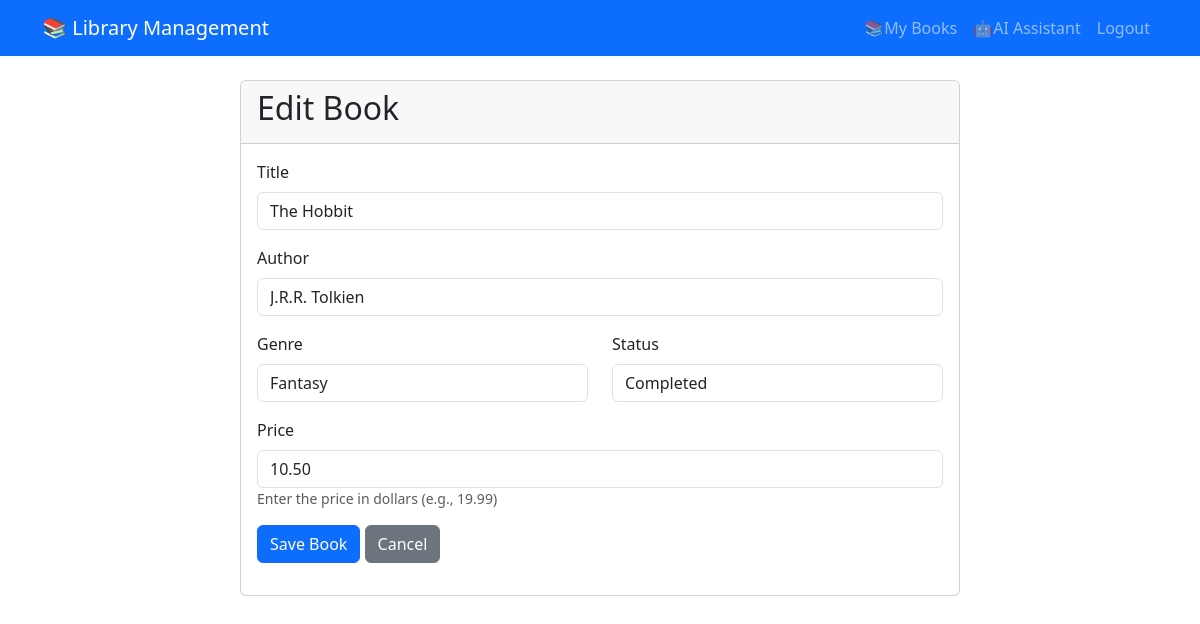
The app's page /book/3/edit (signed in), older data.
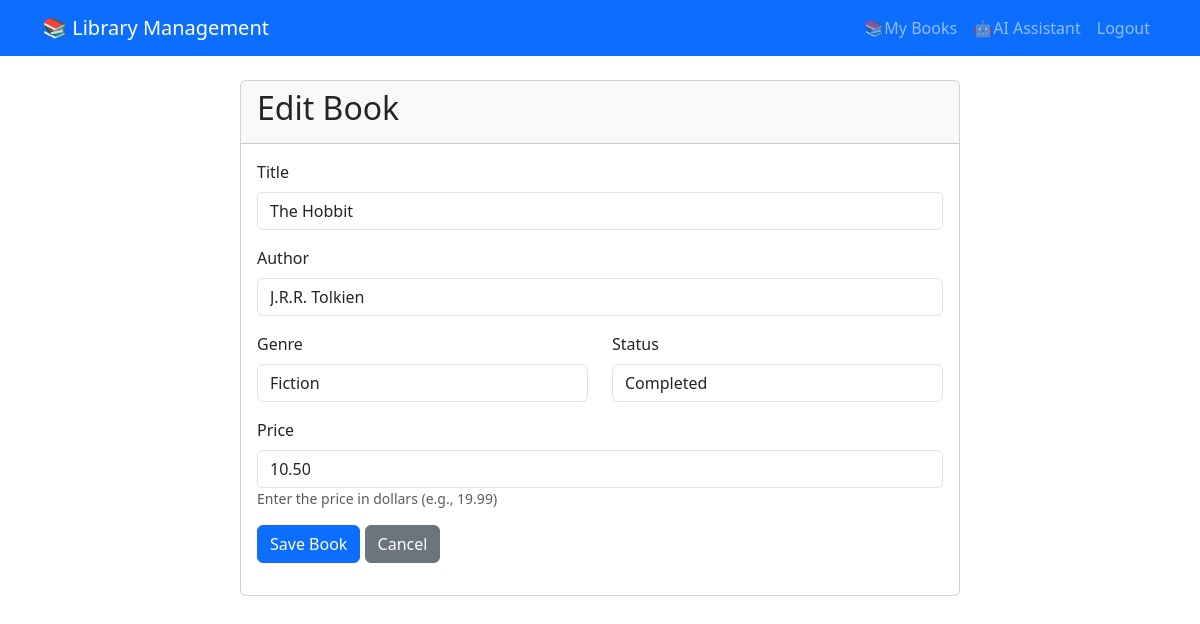
The same page, newer data.
### models.py (models this page shows, shortened)
class Book(db.Model):
    id = db.Column(db.Integer, primary_key=True)
    title = db.Column(db.String(100), nullable=False)
    author = db.Column(db.String(100), nullable=False)
    genre = db.Column(db.String(50), nullable=False)
    status = db.Column(db.String(20), nullable=False, default='To Read')
    price = db.Column(db.Float, default=0.0)
    date_added = db.Column(db.DateTime, nullable=False, default=datetime.utcnow)
    user_id = db.Column(db.Integer, db.ForeignKey('user.id'), nullable=False) #foreign key to User model

### app.py (the view)
@app.route('/book/<int:book_id>/edit', methods=['GET', 'POST'])
@login_required
def edit_book(book_id):
    book = Book.query.get_or_404(book_id)
    if book.owner != current_user and not current_user.is_admin:
        abort(403)
    form = BookForm()
    if form.validate_on_submit():
        book.title = form.title.data
        book.author = form.author.data
        book.genre = form.genre.data
        book.status = form.status.data
        book.price = form.price.data
        db.session.commit()
        flash(f'"{book.title}" has been updated!', 'success')
        if current_user.is_admin and book.owner != current_user:
            return redirect(url_for('admin_dashboard'))
        return redirect(url_for('books_page'))
    elif request.method == 'GET':
        form.title.data = book.title
        form.author.data = book.author
        form.genre.data = book.genre
        form.status.data = book.status
        form.price.data = book.price
    return render_template('book_form.html',
                          title= book.title,
                          form=form,
                          legend='Edit Book',
                          book=book)

### app.py (called while the page is built)
@login_manager.user_loader
def load_user(user_id):
    return User.query.get(int(user_id))

### templates/book_form.html (shortened to what the changed rows need)
{% extends "base.html" %}
{% block content %}
<div class="container mt-4">
    <div class="row justify-content-center">
        <div class="col-md-8">
            <div class="card">
                <div class="card-header">
                    <h2>{{ legend }}</h2>
                </div>
                <div class="card-body">
                    <form method="POST" action="">
                        <div class="mb-3">
                            {{ form.title.label(class="form-label") }}
                            {% if form.title.errors %}
                                {{ form.title(class="form-control is-invalid") }}
                                <div class="invalid-feedback">
                                    {% for error in form.title.errors %}
                                        <span>{{ error }}</span>
                                    {% endfor %}
                                </div>
                            {% else %}
                                {{ form.title(class="form-control", placeholder="e.g., The Great Gatsby") }}
                            {% endif %}
                        </div>
                        <div class="mb-3">
                            {{ form.author.label(class="form-label") }}
                            {% if form.author.errors %}
                                {{ form.author(class="form-control is-invalid") }}
                                <div class="invalid-feedback">
                                    {% for error in form.author.errors %}
                                        <span>{{ error }}</span>
                                    {% endfor %}
                                </div>
                            {% else %}
                                {{ form.author(class="form-control", placeholder="e.g., F. Scott Fitzgerald") }}
                            {% endif %}
                        </div>
                        <div class="row">
                            <div class="col-md-6 mb-3">
                                {{ form.genre.label(class="form-label") }}
                                {% if form.genre.errors %}
                                    {{ form.genre(class="form-control is-invalid") }}
                                    <div class="invalid-feedback">
                                        {% for error in form.genre.errors %}
                                            <span>{{ error }}</span>
                                        {% endfor %}
                                    </div>
                                {% else %}
                                    {{ form.genre(class="form-control") }}
                                {% endif %}
                            </div>
                            <div class="col-md-6 mb-3">
                                {{ form.status.label(class="form-label") }}
                                {% if form.status.errors %}
                                    {{ form.status(class="form-control is-invalid") }}
                                    <div class="invalid-feedback">
                                        {% for error in form.status.errors %}
                                            <span>{{ error }}</span>
                                        {% endfor %}
                                    </div>
                                {% else %}
                                    {{ form.status(class="form-control") }}
                                {% endif %}
                            </div>
                        </div>
                        <div class="mb-3">
                            {{ form.price.label(class="form-label") }}
                            {% if form.price.errors %}
                                {{ form.price(class="form-control is-invalid") }}
                                <div class="invalid-feedback">
                                    {% for error in form.price.errors %}
                                        <span>{{ error }}</span>
                                    {% endfor %}
                                </div>
                            {% else %}
                                {{ form.price(class="form-control", placeholder="0.00") }}
                            {% endif %}
                            <small class="form-text text-muted">Enter the price in dollars (e.g., 19.99)</small>
                        </div>
                    </form>
                </div>
            </div>
        </div>
    </div>
</div>
{% endblock content %}

Row changes from the older to the newer data that the page shows:
changed Book "The Hobbit": genre "Fantasy" → "Fiction"
